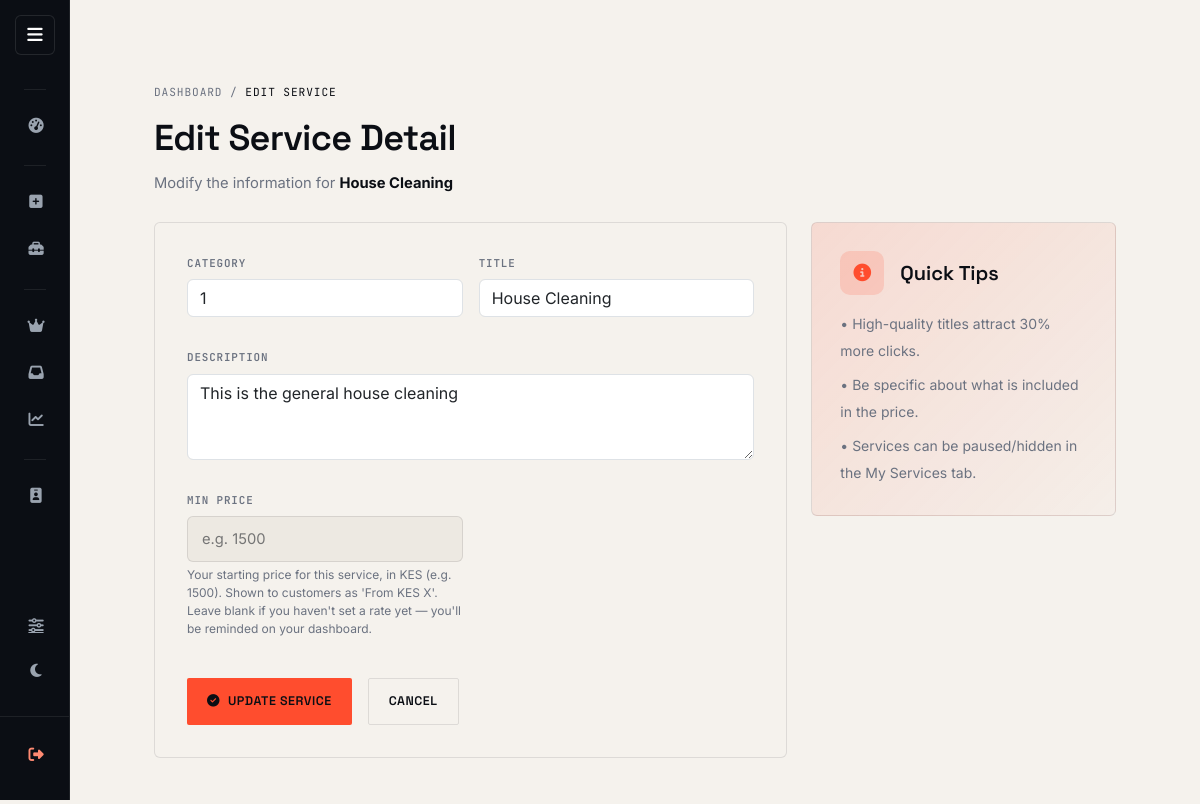
The app's page /service/edit/1/ (signed in) with its own data.
### Match/models.py (models this page shows, shortened)
class Service(models.Model):
    provider = models.ForeignKey(
        ServiceProvider,
        on_delete=models.CASCADE,
        related_name='services'
    )
    category = models.ForeignKey(ServiceCategory, on_delete=models.CASCADE)
    title = models.CharField(max_length=150)
    description = models.TextField()
    min_price = models.DecimalField(
        max_digits=10,
        decimal_places=2,
        null=True,
        blank=True,
        help_text=(
            "Your starting price for this service, in KES (e.g. 1500). "
            "Shown to customers as 'From KES X'. Leave blank if you haven't "
            "set a rate yet — you'll be reminded on your dashboard."
        ),
    )
    is_verified = models.BooleanField(default=False)  # Admin verification
    is_active = models.BooleanField(default=True)
    created_at = models.DateTimeField(auto_now_add=True)

### Match/views.py (the view)
# urls.py: path('service/edit/<int:service_id>/', views.edit_service, name='edit_service'),
@login_required
def edit_service(request, service_id):
    if request.user.role != 'company':
        return redirect('login')
    provider = ServiceProvider.objects.filter(user=request.user).first()
    service = get_object_or_404(
        Service,
        id=service_id,
        provider__user=request.user
    )
    if request.method == 'POST':
        form = ServiceForm(request.POST, instance=service)
        if form.is_valid():
            form.save()
            return redirect('provider_dashboard')
    else:
        form = ServiceForm(instance=service)
    return render(request, 'Match/edit_service.html', {
        'form': form,
        'provider': provider
    })

### Match/forms.py (shortened to what this page needs)
class ServiceForm(forms.ModelForm):
    category = forms.CharField(
        max_length=100,
        widget=forms.TextInput(attrs={
            'class': 'form-control',
            'list': 'category_list',
            'placeholder': 'Enter or select a category'
        })
    )
    class Meta:
        model = Service
        fields = [
            'category',
            'title',
            'description',
            'min_price',
        ]
        widgets = {
            'title': forms.TextInput(attrs={'class': 'form-control'}),
            'description': forms.Textarea(attrs={'class': 'form-control', 'rows': 3}),
            'min_price': forms.NumberInput(attrs={
                'placeholder': 'e.g. 1500',
                'min': '0',
                'step': '50',
            }),
        }

### Match/models.py (called while the page is built)
    @property
    def avatar_url(self):
        if self.avatar:
            try:
                return self.avatar.url
            except Exception:
                pass
        return f"https://ui-avatars.com/api/?name={self.username}&background=1A1F2B&color=FF4D2E"

    @property
    def active_subscription(self):
        sub = self.subscriptions.filter(status='active').order_by('-created_at').first()
        if sub:
            sub.refresh_status()
            if sub.status != 'active':
                return None
        return sub

### Match/templates/Match/edit_service.html (shortened to what this page needs)
{% extends "Match/provider_base.html" %}
{% load static %}
{% block content %}
<div class="page-wrap">
    <div class="breadcrumb-mono">
        <a href="{% url 'provider_dashboard' %}">Dashboard</a> / <span style="color: var(--white);">Edit Service</span>
    </div>
    <div class="page-header">
        <h2 class="premium-heading">Edit Service Detail</h2>
        <p class="premium-sub">Modify the information for <strong style="color: var(--white);">{{ form.instance.title }}</strong></p>
    </div>
    <div class="row g-4">
        <div class="col-lg-8">
            <div class="form-panel">
                <form method="POST">
                    <div class="row g-3">
                        {% for field in form %}
                        <div class="{% if field.name == 'description' %}col-12{% else %}col-md-6{% endif %} mb-3">
                            <label class="field-label">{{ field.label }}</label>
                            {{ field }}
                            {% if field.help_text %}
                                <div class="field-hint">{{ field.help_text }}</div>
                            {% endif %}
                        </div>
                        {% endfor %}
                    </div>
                    <div class="d-flex gap-3 mt-4">
                        <button type="submit" class="premium-btn">
                            <i class="fa-solid fa-circle-check me-2"></i>Update Service
                        </button>
                        <a href="{% url 'provider_dashboard' %}" class="premium-btn is-outline">Cancel</a>
                    </div>
                </form>
            </div>
        </div>
        <div class="col-lg-4">
            <div class="preview-card mb-4">
                <div class="d-flex align-items-center gap-3 mb-3">
                    <div class="icon-box"><i class="fa-solid fa-circle-info"></i></div>
                    <h5>Quick Tips</h5>
                </div>
                <ul class="list-unstyled small mb-0">
                    <li class="mb-2">• High-quality titles attract 30% more clicks.</li>
                    <li class="mb-2">• Be specific about what is included in the price.</li>
                    <li>• Services can be paused/hidden in the My Services tab.</li>
                </ul>
            </div>
        </div>
    </div>
</div>
{% endblock %}

### Match/templates/Match/edit_service.html (style rules this page uses)
.page-wrap { padding: 44px 44px 60px; width: 100%; }
.breadcrumb-mono { font-family: 'JetBrains Mono', monospace; font-size: 0.7rem; letter-spacing: 0.08em; text-transform: uppercase; color: var(--text-muted); margin-bottom: 16px; }
.breadcrumb-mono a { color: var(--text-muted); text-decoration: none; }
.page-header { margin-bottom: 28px; }
.form-panel { background: var(--panel); border: 1px solid var(--panel-line); border-radius: 6px; padding: 32px; }
.field-label { font-family: 'JetBrains Mono', monospace; font-size: 0.68rem; font-weight: 600; letter-spacing: 0.08em; text-transform: uppercase; color: var(--text-muted); margin-bottom: 8px; display: block; }
.field-hint { color: var(--text-muted); font-size: 0.75rem; margin-top: 4px; }
input, select, textarea { display: block; width: 100%; padding: 11px 14px; font-size: 0.92rem; color: var(--white); background: var(--panel-2); border: 1px solid var(--panel-line); border-radius: 6px; font-family: 'Inter', sans-serif; transition: border-color .15s ease, box-shadow .15s ease; }
.preview-card { background: linear-gradient(135deg, rgba(255,77,46,0.14), rgba(255,77,46,0.02)); border: 1px solid var(--panel-line); border-radius: 6px; padding: 28px; }
.preview-card .icon-box { width: 44px; height: 44px; border-radius: 10px; display: flex; align-items: center; justify-content: center; background: rgba(255,77,46,0.16); color: var(--signal); font-size: 1.1rem; flex-shrink: 0; }
.preview-card h5 { font-family: 'Space Grotesk', sans-serif; color: var(--white); font-weight: 600; margin: 0; }
.preview-card ul { color: var(--text-muted); line-height: 1.9; }

### Match/templates/Match/provider_base.html (style rules this page uses)
:root { --lz-paper: #F5F2ED; --lz-paper-alt: #EDE9E2; --lz-ink: #0B0E14; --lz-ink-60: rgba(11, 14, 20, 0.55); --lz-ink-08: rgba(11, 14, 20, 0.08); --lz-muted: #6B7280; --lz-signal: #FF4D2E; --lz-border: rgba(11, 14, 20, 0.1); --lz-dark-end: #0B0E14; --ink: var(--lz-dark-end); --panel: var(--lz-paper); --panel-2: var(--lz-paper-alt); --panel-line: var(--lz-border); --signal: var(--lz-signal); --signal-dim: #C23A21; --live: #1F9D55; --text-muted: var(--lz-muted); --white: var(--lz-ink); --sidebar-width: 260px; --sidebar-collapsed-width: 70px; }
* { box-sizing: border-box; }
body { background-color: var(--lz-paper); color: var(--lz-ink); font-family: 'Inter', sans-serif; margin: 0; transition: background-color .2s ease, color .2s ease; }
a { color: inherit; }
.premium-heading { font-family: 'Space Grotesk', sans-serif; font-weight: 600; font-size: clamp(1.7rem, 3vw, 2.4rem); letter-spacing: -0.02em; color: var(--white); margin-bottom: 12px; }
.premium-sub { color: var(--text-muted); font-size: 0.92rem; }
.premium-btn { display: inline-flex; align-items: center; justify-content: center; background: var(--signal); color: var(--ink) !important; border: none; border-radius: 2px; font-family: 'Space Grotesk', sans-serif; font-weight: 600; letter-spacing: 0.04em; text-transform: uppercase; font-size: 0.78rem; padding: 13px 20px; text-decoration: none; transition: background 0.2s ease, transform 0.2s ease; cursor: pointer; }
.premium-btn.is-outline { background: transparent; color: var(--lz-ink) !important; border: 1px solid var(--lz-border); }

### records on screen
Service: instance "House Cleaning", form "1" "House Cleaning" "This is the general house cleaning"

### other values on screen
{{ field.label }} "CATEGORY" "TITLE" "DESCRIPTION" "MIN PRICE"
{{ field.help_text }} "Your starting price for this service, in KES (e.g. 1500). Shown to customers as 'From KES X'. Leave blank if you haven't set a rate yet — you'll be reminded on your dashboard."
